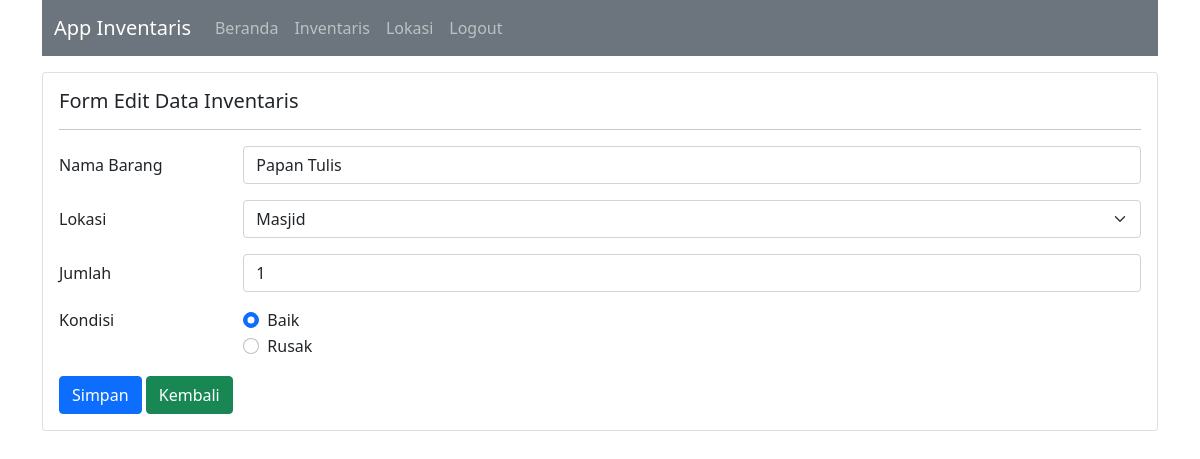
Page /page/index.php?laman=form_edit_inventaris&id=1 (signed in) on the committed database.
### tables this page shows
CREATE TABLE `inventaris` (
  `id_inventaris` int(11) NOT NULL,
  `id_lokasi` int(11) DEFAULT NULL,
  `nama_barang` varchar(50) DEFAULT NULL,
  `jumlah` int(11) DEFAULT NULL,
  `tanggal` date DEFAULT NULL,
  `kondisi` enum('baik','rusak') DEFAULT NULL
);

CREATE TABLE `lokasi` (
  `id_lokasi` int(11) NOT NULL,
  `nama_lokasi` varchar(100) DEFAULT NULL,
  `penanggung_jawab` varchar(50) DEFAULT NULL
);

### func.php (called while the page is built, shortened)
<?php
function base_url()
{
    $url = 'http://localhost/inventaris';
    return $url;
}
function fetch_data($conn, $query)
{
    $result = mysqli_query($conn, $query);
    $rows = [];
    while ($row = mysqli_fetch_assoc($result)) {
        $rows[] = $row;
    }
    return $rows;
}
function fetch_row($conn, $query)
{
    $result = mysqli_query($conn, $query);
    $row = mysqli_fetch_assoc($result);
    return $row;
}

### page/form_edit_inventaris.php (the view, shortened to what this page needs)
<div class="card">
    <div class="card-body">
        <h5 class="card-title">Form Edit Data Inventaris</h5>
        <hr>
        <?php
        $id = $_GET['id'];
        $query1 = "SELECT id_lokasi , nama_lokasi
            FROM lokasi";
        $query2 = "SELECT * FROM inventaris
            WHERE id_inventaris = '{$id}'";
        $arr1 = fetch_data($conn, $query1);
        $data2 = fetch_row($conn, $query2);
        ?>
        <form action="<?= base_url(); ?>/page/index.php?laman=edit_inventaris" method="POST">
            <div class="row mb-3">
                <label for="namaBarang" class="col-sm-2 col-form-label">Nama Barang</label>
                <div class="col-sm-10">
                    <input type="text" name="namaBarang" class="form-control" id="namaBarang" value="<?= $data2['nama_barang']; ?>" required>
                </div>
            </div>
            <div class="row mb-3">
                <label for="lokasi" class="col-sm-2 col-form-label">Lokasi</label>
                <div class="col-sm-10">
                    <select class="form-select" name="lokasi" id="lokasi" required>
                        <?php foreach ($arr1 as $data1) : ?>
                            <option value="<?= $data1['id_lokasi']; ?>" <?= $data1['id_lokasi'] == $data2['id_lokasi'] ? "selected" : "" ?>><?= $data1['nama_lokasi']; ?></option>
                        <?php endforeach; ?>
                    </select>
                </div>
            </div>
            <div class="row mb-3">
                <label for="jumlah" class="col-sm-2 col-form-label">Jumlah</label>
                <div class="col-sm-10">
                    <input type="number" name="jumlah" class="form-control" id="jumlah" min="1" value="<?= $data2['jumlah']; ?>" required>
                </div>
            </div>
            <fieldset class="row mb-3">
                <legend class="col-form-label col-sm-2 pt-0">Kondisi</legend>
                <div class="col-sm-10">
                    <div class="form-check">
                        <input class="form-check-input" type="radio" name="kondisi" id="baik" value="baik" <?= $data2['kondisi'] == "baik" ? "checked" : "" ?>>
                        <label class="form-check-label" for="baik">
                            Baik
                        </label>
                    </div>
                    <div class="form-check">
                        <input class="form-check-input" type="radio" name="kondisi" id="rusak" value="rusak" <?= $data2['kondisi'] == "rusak" ? "checked" : "" ?>>
                        <label class="form-check-label" for="rusak">
                            Rusak
                        </label>
                    </div>
                </div>
            </fieldset>
            <button type="submit" name="submit" class="btn btn-primary">Simpan</button>
            <a href="<?= base_url(); ?>/page/index.php?laman=inventaris" class="btn btn-success">Kembali</a>
        </form>
    </div>
</div>

### rows in the picture
inventaris: namaBarang "Papan Tulis", lokasi "Masjid", jumlah "1", kondisi "☑ Baik", kondisi "☐ Rusak"
